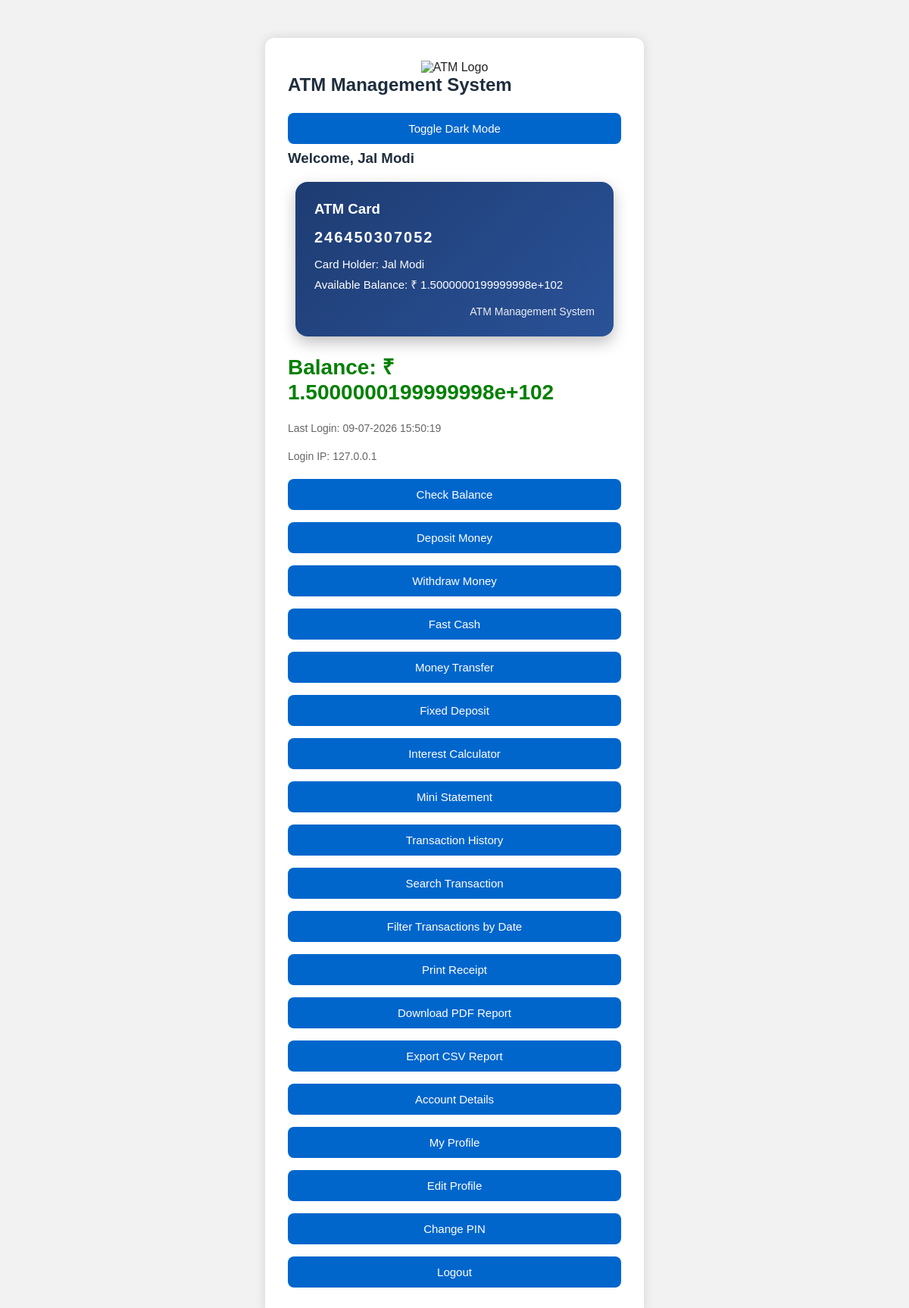
The page /dashboard (signed in) on the database as committed earlier.
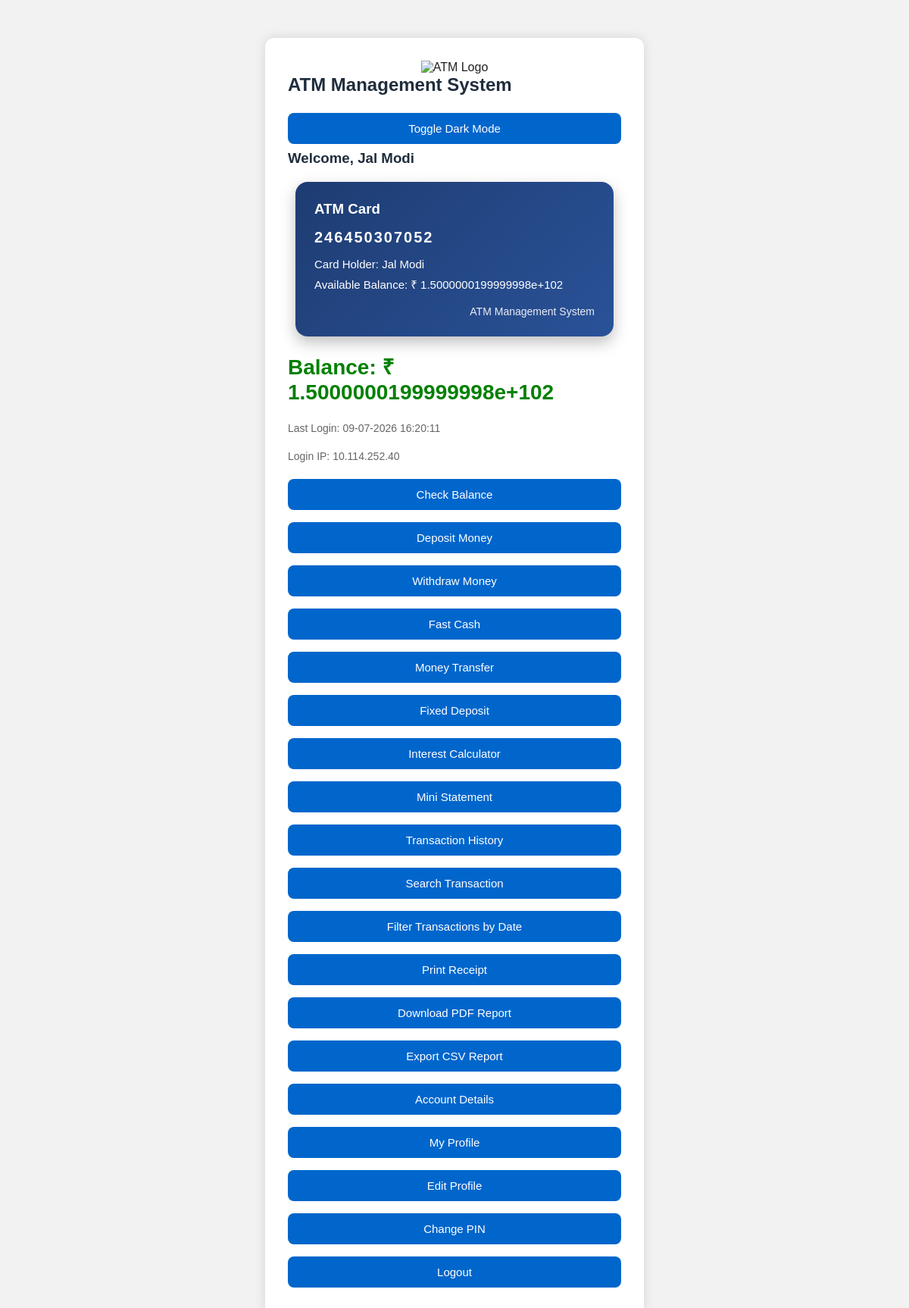
The same page on the database as committed later.
### tables this page shows
CREATE TABLE users(
        id INTEGER PRIMARY KEY AUTOINCREMENT,
        card TEXT UNIQUE,
        pin TEXT,
        name TEXT,
        email TEXT,
        balance REAL,
        failed_attempts INTEGER DEFAULT 0,
        is_locked INTEGER DEFAULT 0,
        security_question TEXT,
        security_answer TEXT,
        last_login TEXT,
        login_ip TEXT,
        profile_pic TEXT
    );

### app.py (the view)
@app.route("/dashboard")
def dashboard():
    if not login_required():
        return redirect("/")
    conn = get_conn()
    c = conn.cursor()
    c.execute("""
        SELECT name, card, balance, last_login, login_ip
        FROM users
        WHERE card=?
    """, (session["card"],))
    user = c.fetchone()
    conn.close()
    if not user:
        return redirect("/logout")
    return render_template(
        "dashboard.html",
        name=user[0],
        card=user[1],
        balance=user[2],
        last_login=user[3],
        login_ip=user[4]
    )

### app.py (called while the page is built)
@app.before_request
def make_session_permanent():
    session.permanent = True

def get_conn():
    return sqlite3.connect(DATABASE)

def login_required():
    return "card" in session

### templates/dashboard.html (shortened to what this page needs)
<!DOCTYPE html>
<html lang="en">
<head>
    <link rel="stylesheet" href="{{ url_for('static', filename='style.css') }}">
</head>
<body>
<div class="container">
    <div style="text-align:center;">
        <img src="{{ url_for('static', filename='logo.png') }}" alt="ATM Logo" width="100">
    </div>
    <h2>ATM Management System</h2>
    <button onclick="toggleDarkMode()" class="btn">Toggle Dark Mode</button>
    <h3>Welcome, {{ name }}</h3>
    <div class="atm-card">
        <h3>ATM Card</h3>
        <div class="atm-card-number">{{ card }}</div>
        <div class="atm-card-name">Card Holder: {{ name }}</div>
        <div class="atm-card-balance">Available Balance: ₹ {{ balance }}</div>
        <div class="atm-bank">ATM Management System</div>
    </div>
    <div class="balance">
        Balance: ₹ {{ balance }}
    </div>
    <p class="last-login">Last Login: {{ last_login }}</p>
    <p class="last-login">Login IP: {{ login_ip }}</p>
    <a href="/balance" class="btn">Check Balance</a>
    <a href="/deposit" class="btn">Deposit Money</a>
    <a href="/withdraw" class="btn">Withdraw Money</a>
    <a href="/fast_cash" class="btn">Fast Cash</a>
    <a href="/transfer" class="btn">Money Transfer</a>
    <a href="/fixed_deposit" class="btn">Fixed Deposit</a>
    <a href="/interest_calculator" class="btn">Interest Calculator</a>
    <a href="/mini_statement" class="btn">Mini Statement</a>
    <a href="/history" class="btn">Transaction History</a>
    <a href="/search" class="btn">Search Transaction</a>
    <a href="/filter_transactions" class="btn">Filter Transactions by Date</a>
    <a href="/receipt" class="btn">Print Receipt</a>
    <a href="/download_pdf" class="btn">Download PDF Report</a>
    <a href="/export_csv" class="btn">Export CSV Report</a>
    <a href="/account_details" class="btn">Account Details</a>
    <a href="/profile" class="btn">My Profile</a>
    <a href="/edit_profile" class="btn">Edit Profile</a>
    <a href="/change_pin" class="btn">Change PIN</a>
    <a href="/logout" class="btn logout">Logout</a>
</div>
</body>
</html>

Rows that differ between the two databases and show on the page:
changed users "Jal Modi": last_login "09-07-2026 15:50:19" → "09-07-2026 16:20:11"; login_ip "127.0.0.1" → "10.114.252.40"
